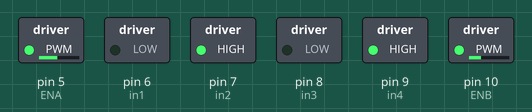
A sketch run on a simulated Arduino Uno, built with avr-gcc and run on an emulated ATmega328P. On the bench: switched loads named in the sketch (green lamp = pin HIGH). What the sketch prints to the serial monitor is not drawn.

Above: at 0.1 s.
Timing chart, 0 to 1.6 s (numbered marks = the images above):
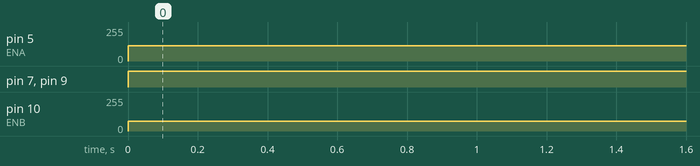

Measured:
- by itself, pin 5 (ENA): 0/255 → 115/255 at 0.00 s
- by itself, pin 7 (in2), pin 9 (in4): LOW → HIGH at 0.00 s
- by itself, pin 10 (ENB): 0/255 → 75/255 at 0.00 s

The sketch:

M8_1.ino
```cpp
#define ENA 5
#define in1 6
#define in2 7
#define in3 8
#define in4 9
#define ENB 10


void setup() {
    pinMode(in1, OUTPUT); //motor 1
    pinMode(in2, OUTPUT); //motor 1
    pinMode(ENA, OUTPUT); //control motor 1
    pinMode(in3, OUTPUT); //motor 2
    pinMode(in4, OUTPUT); //motor 2
    pinMode(ENB, OUTPUT); //control motor 2
    Serial.begin(9600);
}

void loop() {
    int NUM1 = 115;
    int NUM2 = 75;
    digitalWrite(in1,LOW);
    digitalWrite(in2, HIGH);
    analogWrite(ENA, NUM1);
    digitalWrite(in3,LOW);
    digitalWrite(in4, HIGH);
    analogWrite(ENB, NUM2);
    Serial.print((NUM2*5)/256);
    Serial.print("---");
    Serial.println((NUM2*5)/256);
}
```
